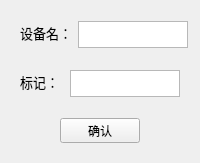
<?xml version="1.0" encoding="UTF-8"?>
<ui version="4.0">
 <class>TextInput</class>
 <widget class="QWidget" name="TextInput">
  <property name="geometry">
   <rect>
    <x>0</x>
    <y>0</y>
    <width>200</width>
    <height>163</height>
   </rect>
  </property>
  <property name="sizePolicy">
   <sizepolicy hsizetype="Fixed" vsizetype="Fixed">
    <horstretch>200</horstretch>
    <verstretch>163</verstretch>
   </sizepolicy>
  </property>
  <property name="minimumSize">
   <size>
    <width>200</width>
    <height>163</height>
   </size>
  </property>
  <property name="maximumSize">
   <size>
    <width>200</width>
    <height>163</height>
   </size>
  </property>
  <property name="windowTitle">
   <string>Form</string>
  </property>
  <layout class="QVBoxLayout" name="verticalLayout">
   <item>
    <spacer name="verticalSpacer_2">
     <property name="orientation">
      <enum>Qt::Orientation::Vertical</enum>
     </property>
     <property name="sizeHint" stdset="0">
      <size>
       <width>20</width>
       <height>40</height>
      </size>
     </property>
    </spacer>
   </item>
   <item>
    <widget class="QWidget" name="widget_2" native="true">
     <layout class="QHBoxLayout" name="horizontalLayout_2">
      <item>
       <widget class="QLabel" name="label">
        <property name="font">
         <font>
          <pointsize>10</pointsize>
         </font>
        </property>
        <property name="text">
         <string>设备名：</string>
        </property>
       </widget>
      </item>
      <item>
       <widget class="EditableTextEdit" name="textDevice">
        <property name="sizePolicy">
         <sizepolicy hsizetype="Fixed" vsizetype="Fixed">
          <horstretch>0</horstretch>
          <verstretch>0</verstretch>
         </sizepolicy>
        </property>
        <property name="minimumSize">
         <size>
          <width>110</width>
          <height>27</height>
         </size>
        </property>
        <property name="maximumSize">
         <size>
          <width>110</width>
          <height>22</height>
         </size>
        </property>
        <property name="font">
         <font>
          <pointsize>10</pointsize>
         </font>
        </property>
        <property name="acceptRichText">
         <bool>false</bool>
        </property>
       </widget>
      </item>
     </layout>
    </widget>
   </item>
   <item>
    <widget class="QWidget" name="widget_3" native="true">
     <layout class="QHBoxLayout" name="horizontalLayout_3">
      <item>
       <widget class="QLabel" name="label_2">
        <property name="font">
         <font>
          <pointsize>10</pointsize>
         </font>
        </property>
        <property name="text">
         <string>标记：</string>
        </property>
       </widget>
      </item>
      <item>
       <widget class="EditableTextEdit" name="textFlag">
        <property name="sizePolicy">
         <sizepolicy hsizetype="Fixed" vsizetype="Fixed">
          <horstretch>0</horstretch>
          <verstretch>0</verstretch>
         </sizepolicy>
        </property>
        <property name="minimumSize">
         <size>
          <width>110</width>
          <height>27</height>
         </size>
        </property>
        <property name="maximumSize">
         <size>
          <width>110</width>
          <height>22</height>
         </size>
        </property>
        <property name="font">
         <font>
          <pointsize>10</pointsize>
         </font>
        </property>
        <property name="acceptRichText">
         <bool>false</bool>
        </property>
       </widget>
      </item>
     </layout>
    </widget>
   </item>
   <item>
    <spacer name="verticalSpacer">
     <property name="orientation">
      <enum>Qt::Orientation::Vertical</enum>
     </property>
     <property name="sizeHint" stdset="0">
      <size>
       <width>20</width>
       <height>40</height>
      </size>
     </property>
    </spacer>
   </item>
   <item>
    <widget class="QWidget" name="widget" native="true">
     <layout class="QHBoxLayout" name="horizontalLayout">
      <item>
       <widget class="QPushButton" name="btnConfirm">
        <property name="sizePolicy">
         <sizepolicy hsizetype="Fixed" vsizetype="Fixed">
          <horstretch>0</horstretch>
          <verstretch>0</verstretch>
         </sizepolicy>
        </property>
        <property name="text">
         <string>确认</string>
        </property>
       </widget>
      </item>
     </layout>
    </widget>
   </item>
  </layout>
 </widget>
 <customwidgets>
  <customwidget>
   <class>EditableTextEdit</class>
   <extends>QTextEdit</extends>
   <header>editabletextedit.h</header>
  </customwidget>
 </customwidgets>
 <resources/>
 <connections/>
</ui>
